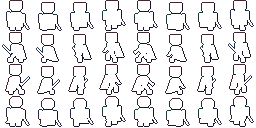
#> input picture examples/characters/hero_32/layers/14_outline.png, 256 x 128 px; its folder holds only this picture in this run
$ python outline_generator.py --input ../../../examples/characters/hero_32/layers/14_outline.png --output out.png
#> lines starting #> are read from the running program, lines starting #| are printed output that depends on the picture
### skills/pixel-art/engine/canvas.py
"""Core multi-layer, multi-frame pixel art canvas & document engine.

Features:
- Arbitrary canvas resolutions (8x8, 9x9, 12x12, 16x16, 24x24, 32x32, 48x48, 64x64, WxH)
- Multi-layer stack with visibility, opacity (0..255), blend modes, z-order, linked cels
- Pixel-perfect Bresenham lines, L-corner removal, midpoint circles, symmetric ellipses, capsules, ASCII grids
- Masking (`only="opaque" | "empty" | color`) for effortless shifted-shape shading
- Selective outlines (selout), rim light, Bayer 2/4/8 dithering, band-edge dithering
- Hybrid AI/photo cleanup pipeline (auto-scale detect, strip checker, harden alpha, despeckle, dedupe, dehalo, smooth edge)
- Inspection helpers: labeled contact sheet, onion-skin strip, silhouette test, ASCII ruler grid
"""

from __future__ import annotations

import base64
import colorsys
import io
import json
import math
import random as _random
from collections import Counter
from dataclasses import dataclass, field
from pathlib import Path
from typing import Callable, Iterable, Sequence

from PIL import Image, ImageChops, ImageDraw, ImageFont

from .color import (
    RGBA,
    hex_to_rgba,
    load_palette,
    luminance,
    mix_color,
    nearest_color,
    rgba_to_hex,
)

_R = getattr(Image, "Resampling", Image)
NEAREST = _R.NEAREST
_T = getattr(Image, "Transpose", Image)
FLIP_LR = _T.FLIP_LEFT_RIGHT
FLIP_TB = _T.FLIP_TOP_BOTTOM


def _expand_bayer(m: list[list[int]]) -> list[list[int]]:
    n = len(m)
    out = [[0] * (2 * n) for _ in range(2 * n)]
    for y in range(n):
        for x in range(n):
            v = 4 * m[y][x]
            out[y][x] = v
            out[y][x + n] = v + 2
            out[y + n][x] = v + 3
            out[y + n][x + n] = v + 1
    return out


BAYER2 = [[0, 2], [3, 1]]
BAYER4 = _expand_bayer(BAYER2)
BAYER8 = _expand_bayer(BAYER4)
DITHER_PATTERNS = {
    "bayer2": BAYER2,
    "bayer4": BAYER4,
    "bayer8": BAYER8,
    "checker": BAYER2,
}

BLEND_MODES = ("normal", "multiply", "screen", "add", "overlay")


# [45 lines left out: function _blend_pixel, not called in this run]


def composite_layer_onto(base: Image.Image, layer_img: Image.Image, mode: str = "normal", opacity: int = 255) -> Image.Image:
    """Composite `layer_img` over `base` respecting blend mode and layer opacity."""
    if opacity <= 0:
        return base
    if mode == "normal" and opacity >= 255:
        return Image.alpha_composite(base, layer_img)

    out = base.copy()
    opx = out.load()
    lpx = layer_img.load()
    w, h = out.size
    for y in range(h):
        for x in range(w):
            sp = lpx[x, y]
            if sp[3] > 0:
                opx[x, y] = _blend_pixel(opx[x, y], sp, mode, opacity)
    return out


@dataclass
class Layer:
    """Layer metadata within a SpriteDocument."""

    name: str
    visible: bool = True
    opacity: int = 255
    blend_mode: str = "normal"
    locked: bool = False
    group: str = ""

    # [9 lines left out: function to_dict, not called in this run]


@dataclass
class Frame:
    """Single timeline frame holding per-layer RGBA cels and millisecond duration."""

    duration_ms: int = 100
    cels: dict[str, Image.Image] = field(default_factory=dict)


class SpriteDocument:
    """Layered, multi-frame pixel art document with pixel-perfect drawing & export.

    Frames are 1-indexed in public methods (`frame(1)` .. `frame(n)`).
    Coordinates are `(x, y)` with `(0, 0)` at top-left.
    """

    def __init__(
        self,
        width: int,
        height: int,
        palette: str | Sequence[str] | None = None,
        snap: bool = True,
        default_fps: int = 10,
    ):
        self.width = int(width)
        self.height = int(height)
        if self.width < 1 or self.height < 1:
            raise ValueError(f"Canvas dimensions must be >= 1, got {width}x{height}")
        self.snap = snap
        self.palette_name: str = "custom"
        self.palette: list[RGBA] | None = None
        self._pal_rgb: set[tuple[int, int, int]] = set()
        if palette is not None:
            self.set_palette(palette, snap=snap)

        self.layers: list[Layer] = [Layer("main")]
        dur = max(16, round(1000 / max(1, default_fps)))
        self.frames: list[Frame] = [Frame(duration_ms=dur, cels={"main": self._blank()})]
        self._f: int = 0
        self._l: str = "main"
        self.tags: dict[str, dict] = {}
        self.metadata: dict = {}

    # ---------------- properties & helpers ----------------

    @property
    def w(self) -> int:
        return self.width

    @property
    def h(self) -> int:
        return self.height

    @property
    def n_frames(self) -> int:
        return len(self.frames)

    @property
    def current_frame(self) -> int:
        return self._f + 1

    @property
    def current_layer(self) -> str:
        return self._l

    @property
    def layer_names(self) -> list[str]:
        return [l.name for l in self.layers]

    def _blank(self) -> Image.Image:
        return Image.new("RGBA", (self.width, self.height), (0, 0, 0, 0))

    # [5 lines left out: function _get_layer_meta, not called in this run]

    def _img(self) -> Image.Image:
        fr = self.frames[self._f]
        if self._l not in fr.cels:
            fr.cels[self._l] = self._blank()
        return fr.cels[self._l]

    def _resolve_color(self, color: str | Sequence[int] | int | None) -> RGBA:
        if isinstance(color, bool):
            raise ValueError("color cannot be bool")
        if isinstance(color, int):
            if not self.palette:
                raise ValueError("Palette index used without a locked palette")
            return self.palette[color % len(self.palette)]
        c = hex_to_rgba(color)
        if c[3] == 0:
            return (0, 0, 0, 0)
        if self.palette and self.snap and c[:3] not in self._pal_rgb:
            p = nearest_color(c, self.palette)
            return (p[0], p[1], p[2], c[3])
        return c

    # [82 lines left out: functions _only_ok, _put, layer, ensure_rig_layers, delete_layer, not called in this run]

    def set_layer_visibility(self, name: str, visible: bool) -> "SpriteDocument":
        self._get_layer_meta(name).visible = bool(visible)
        return self

    # [41 lines left out: functions reorder_layers, frame, use, add_frame, set_duration, not called in this run]

    def set_fps(self, fps: float, frames: str | Sequence[int] | None = "all") -> "SpriteDocument":
        ms = max(16, round(1000.0 / max(0.5, float(fps))))
        return self.set_duration(ms, frames=frames)

    # [78 lines left out: functions link_cel, tag, tag_frame_indices, set_palette, remap_to_palette, not called in this run]

    # ---------------- pixel-perfect drawing primitives ----------------

    def px(self, x: int, y: int, color, only=None) -> "SpriteDocument":
        self._put(self._img(), int(x), int(y), self._resolve_color(color), only)
        return self

    # [190 lines left out: functions get, line, rect, rounded_rect, circle, ellipse and 4 more, not called in this run]

    def paste_image(self, img: Image.Image, x: int = 0, y: int = 0) -> "SpriteDocument":
        src = img.convert("RGBA")
        im = self._img()
        im.alpha_composite(src, (int(x), int(y)))
        return self

    def clear(self, color=None) -> "SpriteDocument":
        self.frames[self._f].cels[self._l] = Image.new("RGBA", (self.width, self.height), self._resolve_color(color))
        return self

    # ---------------- pixel-art shading, outlines & transforms ----------------

    def outline(
        self,
        color,
        where: str = "outside",
        diagonals: bool = False,
        target_layer: str | None = None,
    ) -> "SpriteDocument":
        """Add a crisp 1px outline around opaque pixels on current (or target) cel."""
        prev_l = self._l
        if target_layer:
            self.layer(target_layer)
        im = self._img()
        c = self._resolve_color(color)
        src = im.load()
        alpha = [[src[x, y][3] > 0 for x in range(self.width)] for y in range(self.height)]
        nb = [(1, 0), (-1, 0), (0, 1), (0, -1)]
        if diagonals:
            nb += [(1, 1), (1, -1), (-1, 1), (-1, -1)]
        todo: list[tuple[int, int]] = []
        for y in range(self.height):
            for x in range(self.width):
                if where == "outside" and not alpha[y][x]:
                    if any(0 <= x + dx < self.width and 0 <= y + dy < self.height and alpha[y + dy][x + dx] for dx, dy in nb):
                        todo.append((x, y))
                elif where == "inside" and alpha[y][x]:
                    if any(not (0 <= x + dx < self.width and 0 <= y + dy < self.height) or not alpha[y + dy][x + dx] for dx, dy in nb):
                        todo.append((x, y))
        for x, y in todo:
            src[x, y] = c
        self._l = prev_l
        return self

    # [324 lines left out: functions selout, rim_light, dither, band_dither, mirror_x, flip_all_horizontal and 8 more, not called in this run]

    # ---------------- compositing & inspection ----------------

    def composite(self, frame: int | None = None, layers: Sequence[str] | None = None) -> Image.Image:
        """Flatten visible layers (or subset `layers`) for a 1-based frame."""
        fr = self.frames[(frame or self.current_frame) - 1]
        out = self._blank()
        allowed = set(layers) if layers is not None else None
        for meta in self.layers:
            if allowed is not None:
                if meta.name not in allowed:
                    continue
            elif not meta.visible:
                continue
            cel = fr.cels.get(meta.name)
            if cel is not None:
                out = composite_layer_onto(out, cel, mode=meta.blend_mode, opacity=meta.opacity)
        return out

    # [298 lines left out: functions flatten, used_colors, _checker_bg, preview_image, onion_preview, silhouette_image and 8 more, not called in this run]

### skills/pixel-art/engine/color.py
"""Color theory, hue-shifted ramps, perceptual matching, and palette management."""

from __future__ import annotations

import colorsys
import json
import math
from dataclasses import dataclass
from pathlib import Path
from typing import Iterable, Sequence

from PIL import Image, ImageDraw, ImageFont

RGBA = tuple[int, int, int, int]
RGB = tuple[int, int, int]

PALETTES_DIR = Path(__file__).resolve().parent.parent / "palettes"

# Built-in fallback palettes (kept in sync with palettes/*.json)
PALETTES: dict[str, list[str]] = {
    "onebit": ["#11111B", "#F5F5F0"],
    "gameboy": ["#0F380F", "#306230", "#8BAC0F", "#9BBC0F"],
    "pico-8": [
        "#000000", "#1D2B53", "#7E2553", "#008751",
        "#AB5236", "#5F574F", "#C2C3C7", "#FFF1E8",
        "#FF004D", "#FFA300", "#FFEC27", "#00E436",
        "#29ADFF", "#83769C", "#FF77A8", "#FFCCAA",
    ],
    "sweetie-16": [
        "#1A1C2C", "#5D275D", "#B13E53", "#EF7D57",
        "#FFCD75", "#A7F070", "#38B764", "#257179",
        "#29366F", "#3B5DC9", "#41A6F6", "#73EFF7",
        "#F4F4F4", "#94B0C2", "#566C86", "#333C57",
    ],
    "db32": [
        "#000000", "#222034", "#45283C", "#663931",
        "#8F563B", "#DF7126", "#D9A066", "#EEC39A",
        "#FBF236", "#99E550", "#6ABE30", "#37946E",
        "#4B692F", "#524B24", "#323C39", "#3F3F74",
        "#306082", "#5B6EE1", "#639BFF", "#5FCDE4",
        "#CBDBFC", "#FFFFFF", "#9BADB7", "#847E87",
        "#696A6A", "#595652", "#76428A", "#AC3232",
        "#D95763", "#D77BBA", "#8F974A", "#8A6F30",
    ],
    "endesga-32": [
        "#BE4A2F", "#D77643", "#EAD4AA", "#E4A672",
        "#B86F50", "#733E39", "#3E2731", "#A22633",
        "#E43B44", "#F77622", "#FEAE34", "#FEE761",
        "#63C74D", "#3E8948", "#265C42", "#193C3E",
        "#124E89", "#0099DB", "#2CE8F5", "#FFFFFF",
        "#C0CBDC", "#8B9BB4", "#5A6988", "#3A4466",
        "#262B44", "#181425", "#FF0044", "#68386C",
        "#B55088", "#F6757A", "#E8B796", "#C28569",
    ],
    "fantasy-24": [
        "#1F1827", "#34263B", "#523B52", "#7C5A68",
        "#B28582", "#E2BFA6", "#F7E5CA", "#D94E4E",
        "#E8854D", "#F2C75C", "#7BC253", "#3B8C52",
        "#21524B", "#2D6B8C", "#4FA6C9", "#9AE2F2",
        "#4A437A", "#7B69B5", "#C49AE6", "#A6633C",
        "#6E3B28", "#47251E", "#7C8C99", "#BCCAD6",
    ],
    "cyberpunk-16": [
        "#0D0917", "#1B1536", "#31235E", "#5A338F",
        "#9B44C9", "#FF3CA6", "#FF85C8", "#00F5D4",
        "#00B4D8", "#0077B6", "#FFE66D", "#FF9F1C",
        "#FF4D4D", "#3D4C6E", "#8B9BB4", "#F0F6FF",
    ],
    "pastel-16": [
        "#2E2538", "#574866", "#8B779E", "#C8B8D9",
        "#FFF8F0", "#FFE1CC", "#F5B5B5", "#E88491",
        "#F7D694", "#B8E3A3", "#7AC29A", "#4B8F7C",
        "#94D4E8", "#6CA6D9", "#8E8CE0", "#D49CE0",
    ],
}

# Aliases for convenience
_PALETTE_ALIASES = {
    "pico8": "pico-8",
    "sweetie16": "sweetie-16",
    "endesga32": "endesga-32",
    "resurrect64": "resurrect-64",
    "c64": "commodore-64",
    "gb": "gameboy",
    "aap64": "aap-64",
    "lospec500": "lospec-500",
    "fantasy24": "fantasy-24",
    "cyberpunk16": "cyberpunk-16",
    "pastel16": "pastel-16",
    "1bit": "onebit",
}


def hex_to_rgba(color: str | Sequence[int] | None) -> RGBA:
    """Convert '#RGB', '#RRGGBB', '#RRGGBBAA', (r,g,b[,a]), or None to RGBA tuple."""
    if color is None:
        return (0, 0, 0, 0)
    if isinstance(color, (tuple, list)):
        vals = tuple(max(0, min(255, int(v))) for v in color)
        if len(vals) == 3:
            return (vals[0], vals[1], vals[2], 255)
        if len(vals) == 4:
            return (vals[0], vals[1], vals[2], vals[3])
        raise ValueError(f"Expected 3 or 4 color channels, got {len(vals)}")
    s = str(color).strip().lstrip("#")
    if len(s) == 3:
        s = "".join(ch * 2 for ch in s)
    if len(s) == 6:
        s += "FF"
    if len(s) != 8:
        raise ValueError(f"Invalid hex color: {color!r}")
    return (int(s[0:2], 16), int(s[2:4], 16), int(s[4:6], 16), int(s[6:8], 16))


# [15 lines left out: functions rgba_to_hex, perceptual_dist2, not called in this run]


def nearest_color(color: Sequence[int], palette_rgba: Sequence[RGBA]) -> RGBA:
    """Find the perceptually nearest color in a palette."""
    return min(palette_rgba, key=lambda p: perceptual_dist2(color, p))


def luminance(color: Sequence[int]) -> float:
    """Relative luminance (0.0 to 1.0)."""
    return (0.2126 * color[0] + 0.7152 * color[1] + 0.0722 * color[2]) / 255.0


# [68 lines left out: functions contrast_ratio, mix_color, _rotate_hue_toward, hue_ramp, not called in this run]


@dataclass(frozen=True)
class ColorRamp:
    """Named shading ramp from darkest (0) to brightest (-1)."""

    name: str
    colors: tuple[RGBA, ...]

    # [4 lines left out: function from_base, not called in this run]

    @property
    def outline(self) -> RGBA:
        return self.colors[0]

    @property
    def shadow(self) -> RGBA:
        return self.colors[min(1, len(self.colors) - 1)]

    @property
    def mid(self) -> RGBA:
        return self.colors[len(self.colors) // 2]

    @property
    def light(self) -> RGBA:
        return self.colors[max(0, len(self.colors) - 2)]

    @property
    def highlight(self) -> RGBA:
        return self.colors[-1]

    # [38 lines left out: functions snap_to, list_palettes, load_palette, not called in this run]


def load_palette_hex(name_or_path: str | Path | Sequence[str]) -> tuple[str, list[str]]:
    name, rgbas = load_palette(name_or_path)
    return name, [rgba_to_hex(c) for c in rgbas]


# [17 lines left out: function render_swatch, not called in this run]

### skills/pixel-art/scripts/outline_generator.py
#!/usr/bin/env python3
"""Add a 1px solid, inset, or selective (selout) outline + optional rim light around a sprite.

Usage:
    python scripts/outline_generator.py --input sprite.png --output outlined.png --color "#1A1A2E" --json
    python scripts/outline_generator.py --input sprite.png --output selout.png --mode selout --rim-light --json
    python scripts/outline_generator.py --input sprite.png --output inset.png --inset --json
"""

from __future__ import annotations

import argparse
import json
import sys
from pathlib import Path
from PIL import Image

sys.path.insert(0, str(Path(__file__).resolve().parent.parent))
from engine.canvas import SpriteDocument


def main() -> None:
    parser = argparse.ArgumentParser(description="Add a crisp 1px outside, inset, or selective hue-shifted outline (+ optional rim light).")
    parser.add_argument("--input", type=str, required=True, help="Source PNG path")
    parser.add_argument("--output", type=str, required=True, help="Output PNG path")
    parser.add_argument("--color", type=str, default="#1E182B", help="Outline color hex (default: #1E182B)")
    parser.add_argument("--mode", type=str, default="outside", choices=["outside", "inset", "selout"], help="Outline mode (default: outside)")
    parser.add_argument("--inset", action="store_true", help="Alias for --mode inset (draw inside sprite bounds, no size increase)")
    parser.add_argument("--diagonals", action="store_true", help="Include 8-way diagonal corner pixels")
    parser.add_argument("--rim-light", action="store_true", help="Add directional top-left rim highlight before outlining")
    parser.add_argument("--json", action="store_true", help="Output result as JSON")
    args = parser.parse_args()

    input_path = Path(args.input)
    if not input_path.exists():
        msg = f"File not found: {args.input}"
        print(json.dumps({"status": "error", "message": msg}) if args.json else f"Error: {msg}", file=sys.stderr)
        sys.exit(1)

    try:
        src = Image.open(input_path).convert("RGBA")
#> src is the input picture: PIL image 256x128 RGBA; mean R, G, B, A 3.8, 3.1, 4.7, 25.5
        sw, sh = src.size
#> sw = 256; sh = 128
        mode = "inset" if args.inset else args.mode

        if mode == "inset":
            doc = SpriteDocument(sw, sh, snap=False)
            doc.frames[0].cels["main"] = src
            if args.rim_light:
                doc.rim_light()
            doc.outline(args.color, where="inside", diagonals=args.diagonals)
        else:
            doc = SpriteDocument(sw + 2, sh + 2, snap=False)
            doc.paste_image(src, 1, 1)
#> in paste_image, `im = self._img()`: im: PIL image 258x130 RGBA; every value is 0
#> in paste_image, `im.alpha_composite(src, (int(x), int(y)))`:
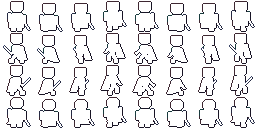
#> im: PIL image 258x130 RGBA; mean R, G, B, A 3.7, 3.1, 4.6, 24.9; transparent parts drawn white
            if args.rim_light:
                doc.rim_light()
            if mode == "selout":
                doc.selout(dark_color=args.color, diagonals=args.diagonals)
            else:
                doc.outline(args.color, where="outside", diagonals=args.diagonals)
#> in outline, `alpha = [[src[x, y][3] > 0 for x in range(self.width)] for y in range(..`: alpha = 130 items

        out_path = Path(args.output)
        out_path.parent.mkdir(parents=True, exist_ok=True)
        out_img = doc.composite(1)
#> the loop in composite, `for meta in self.layers:` made 1 pass
#> pass 1, in composite, `cel = fr.cels.get(meta.name)`:
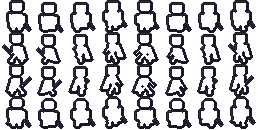
#> cel: PIL image 258x130 RGBA; mean R, G, B, A 9.3, 7.5, 12.6, 72.5; transparent parts drawn white
        out_img.save(out_path)

        res = {
            "status": "ok",
            "input": str(input_path),
            "output": str(out_path),
            "mode": mode,
            "rim_light": args.rim_light,
            "original_size": [sw, sh],
            "outlined_size": [out_img.width, out_img.height],
            "outline_color": args.color,
        }
        if args.json:
            print(json.dumps(res, indent=2))
        else:
            print(f"Outlined ({mode}) {input_path.name} -> {out_img.width}x{out_img.height}")
#| Outlined (outside) 14_outline.png -> 258x130
        sys.exit(0)
#> (the program exits here)
